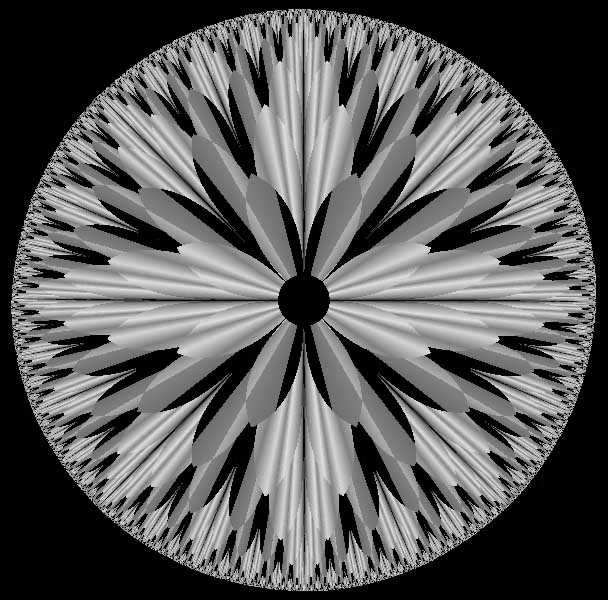
#> input picture assign_9/img/img_1.jpg, 608 x 600 px, found by its file name
$ python 4_laplace_highboost.py
#> lines starting #> are read from the running program, lines starting #| are printed output that depends on the picture
import cv2
import numpy as np
import matplotlib.pyplot as plt

image = cv2.imread("img_1.jpg", cv2.IMREAD_GRAYSCALE)
#> image is the input picture: shape (600, 608); min 0, max 245, mean 89.1
if image is None:
    print("Error: Could not read image.")
    exit()
A_values = [1, 2, 3, 5]
plt.figure(figsize=(14, 10))
plt.subplot(3, 3, 1)
plt.imshow(image, cmap="gray")
plt.title("Original Image")
plt.axis("off")
for i, A in enumerate(A_values):
    kernel1 = np.array([[0, -1, 0], [-1, A + 4, -1], [0, -1, 0]], dtype=np.float32)
    output = cv2.filter2D(image, -1, kernel1)
    plt.subplot(3, 3, i + 2)
    plt.imshow(output, cmap="gray")
    plt.title(f"4-Nbr A={A}")
    plt.axis("off")
#> this loop made 4 passes
#> pass 1, `output = cv2.filter2D(image, -1, kernel1)`:
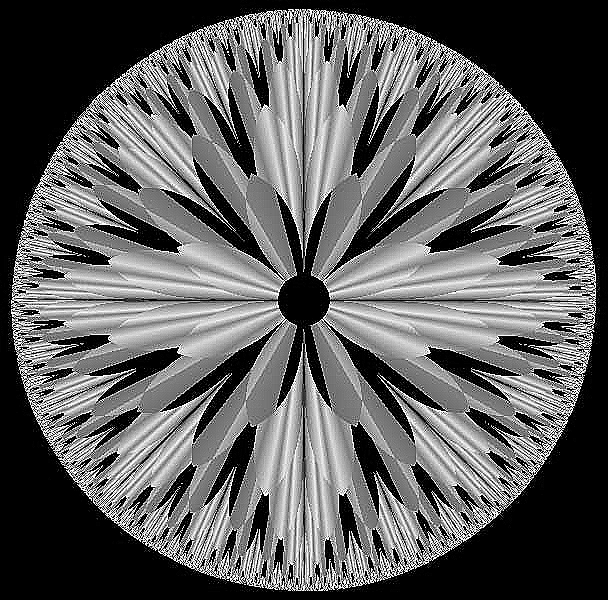
#> output: shape (600, 608); min 0, max 255, mean 94.7
#> pass 2, `output = cv2.filter2D(image, -1, kernel1)`:
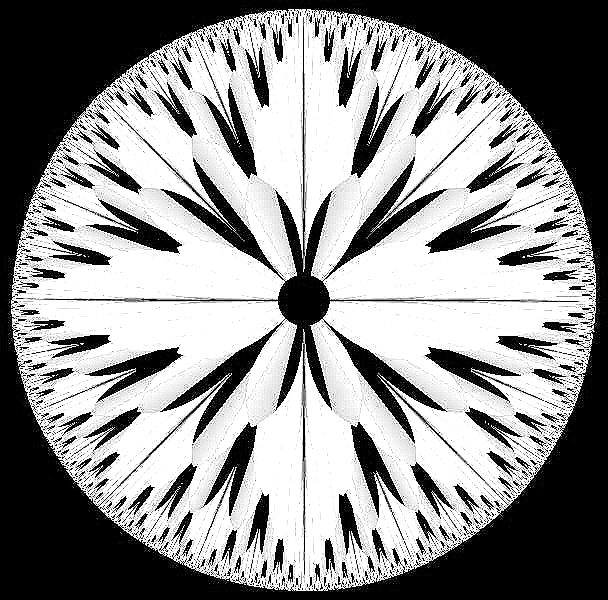
#> output: shape (600, 608); min 0, max 255, mean 142.1
#> pass 3, `output = cv2.filter2D(image, -1, kernel1)`:
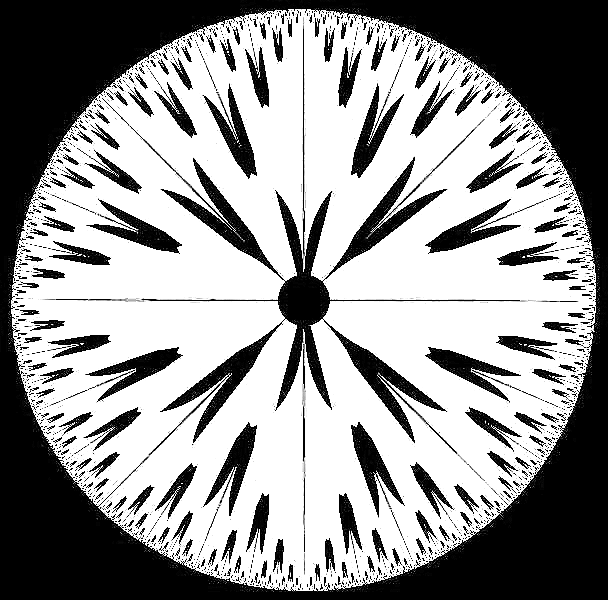
#> output: shape (600, 608); min 0, max 255, mean 148.4
for i, A in enumerate(A_values):
    kernel2 = np.array([[-1, -1, -1], [-1, A + 8, -1], [-1, -1, -1]], dtype=np.float32)
    output = cv2.filter2D(image, -1, kernel2)
    plt.subplot(3, 3, i + 6)
    plt.imshow(output, cmap="gray")
    plt.title(f"8-Nbr A={A}")
    plt.axis("off")
#> this loop made 4 passes
#> pass 1, `output = cv2.filter2D(image, -1, kernel2)`:
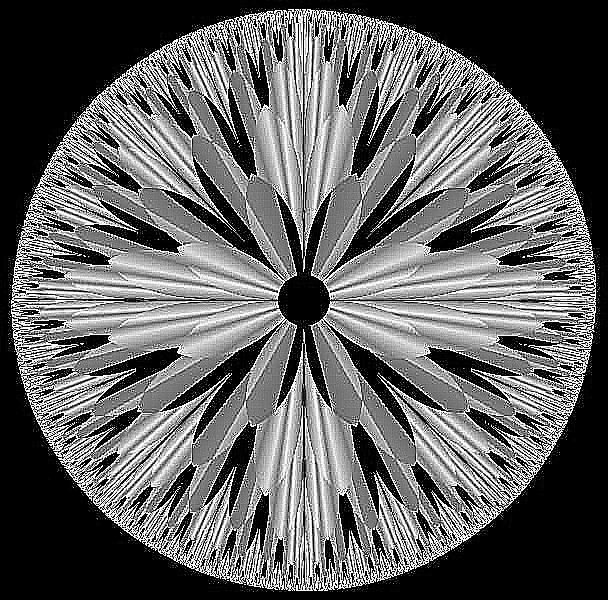
#> output: shape (600, 608); min 0, max 255, mean 96.6
#> pass 2, `output = cv2.filter2D(image, -1, kernel2)`:
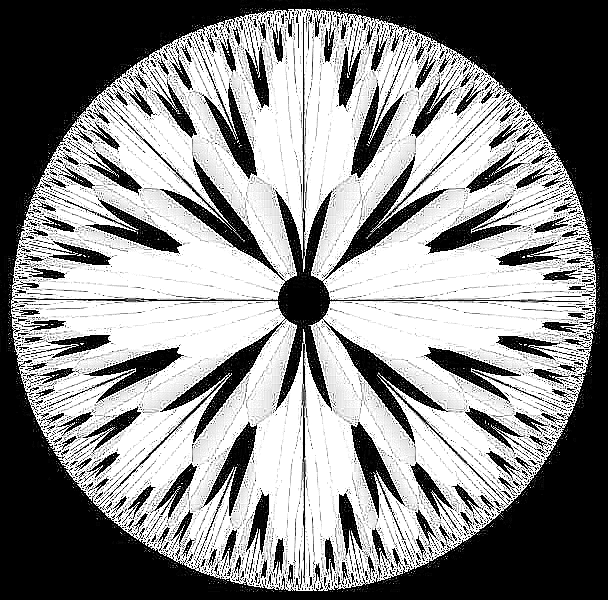
#> output: shape (600, 608); min 0, max 255, mean 138.2
#> pass 3, `output = cv2.filter2D(image, -1, kernel2)`:
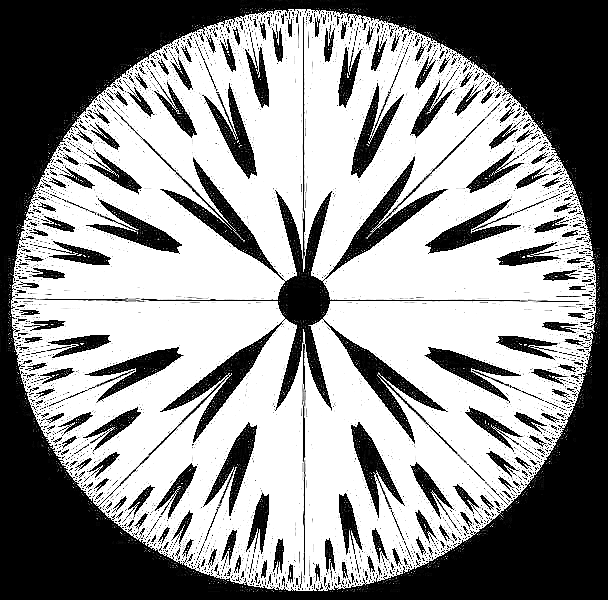
#> output: shape (600, 608); min 0, max 255, mean 146.8
plt.tight_layout()
plt.show()
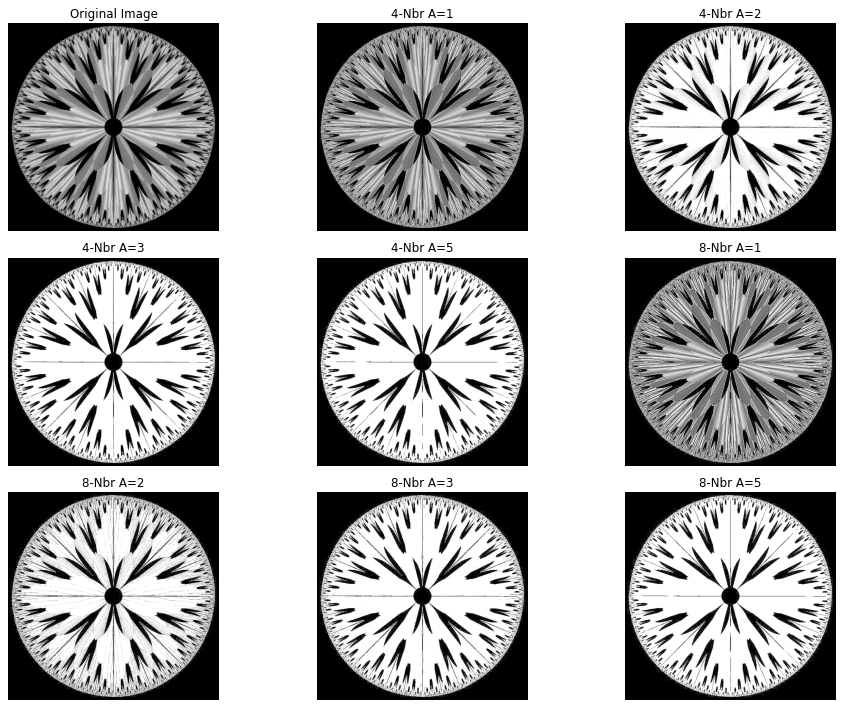
#> figure drawn by matplotlib, 9 panels

$ run again, with assign_9/img/fig_1.png saved as assign_9/img/img_1.jpg
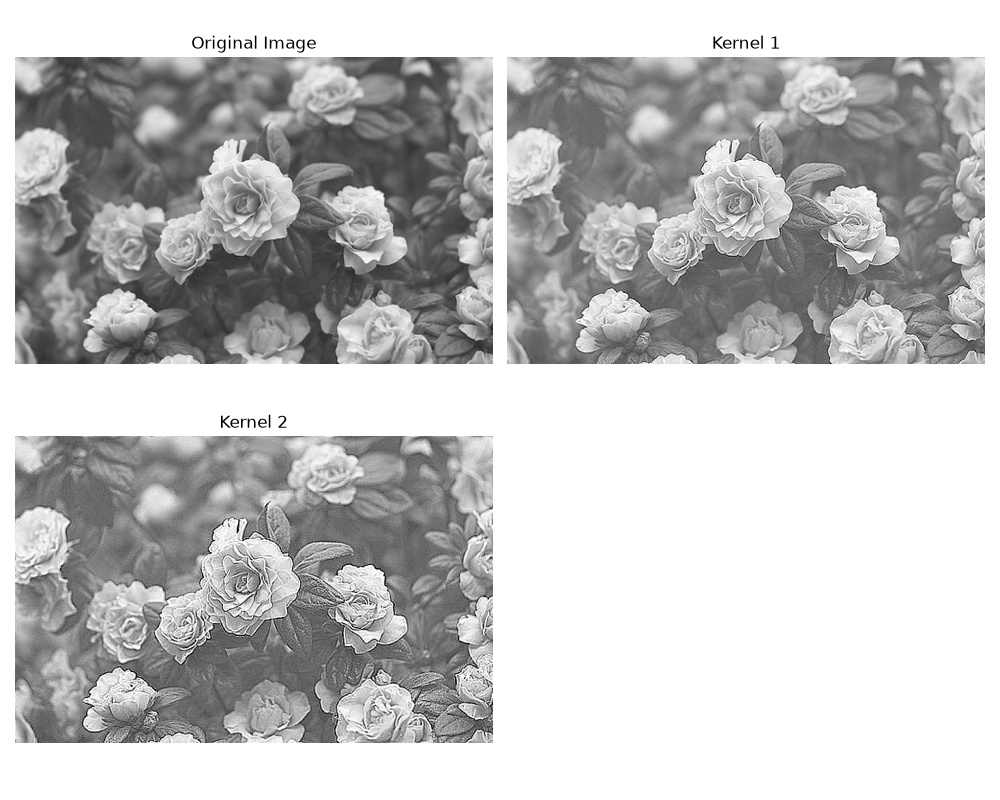
#> input picture assign_9/img/fig_1.png, 1000 x 800 px, found by its file name
#> image is the input picture: shape (800, 1000); min 0, max 255, mean 191.8
#> the loop `for i, A in enumerate(A_values):` made 4 passes
#> pass 1, `output = cv2.filter2D(image, -1, kernel2)`:
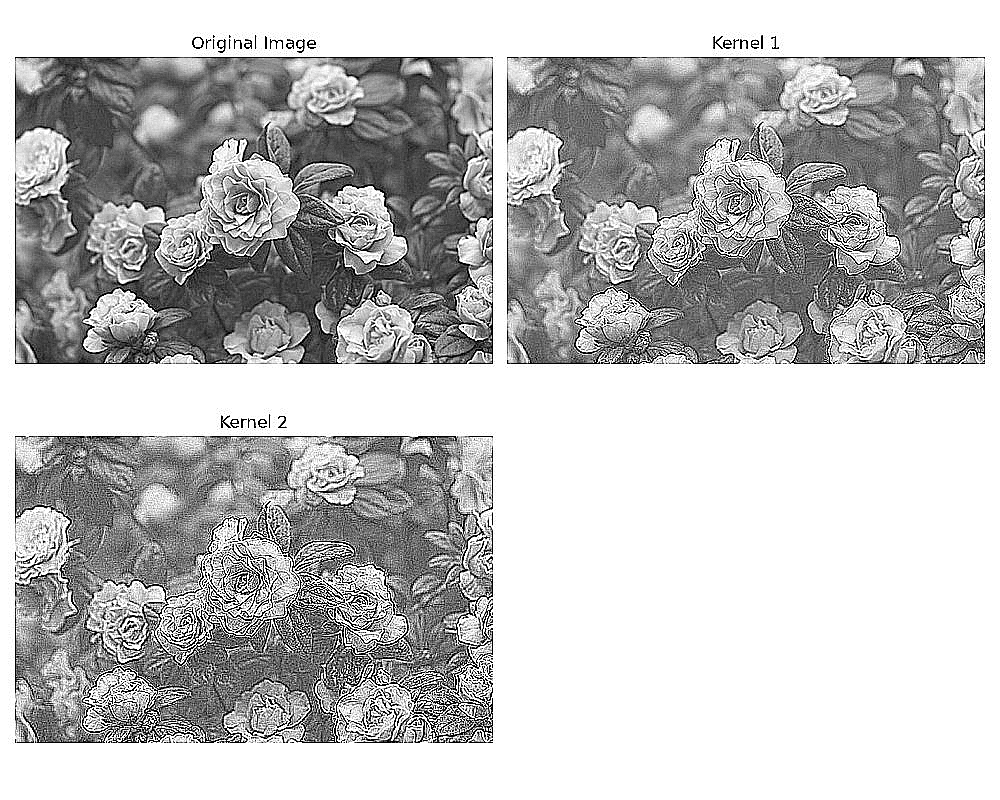
#> output: shape (800, 1000); min 0, max 255, mean 189
#> pass 3, `output = cv2.filter2D(image, -1, kernel2)`:
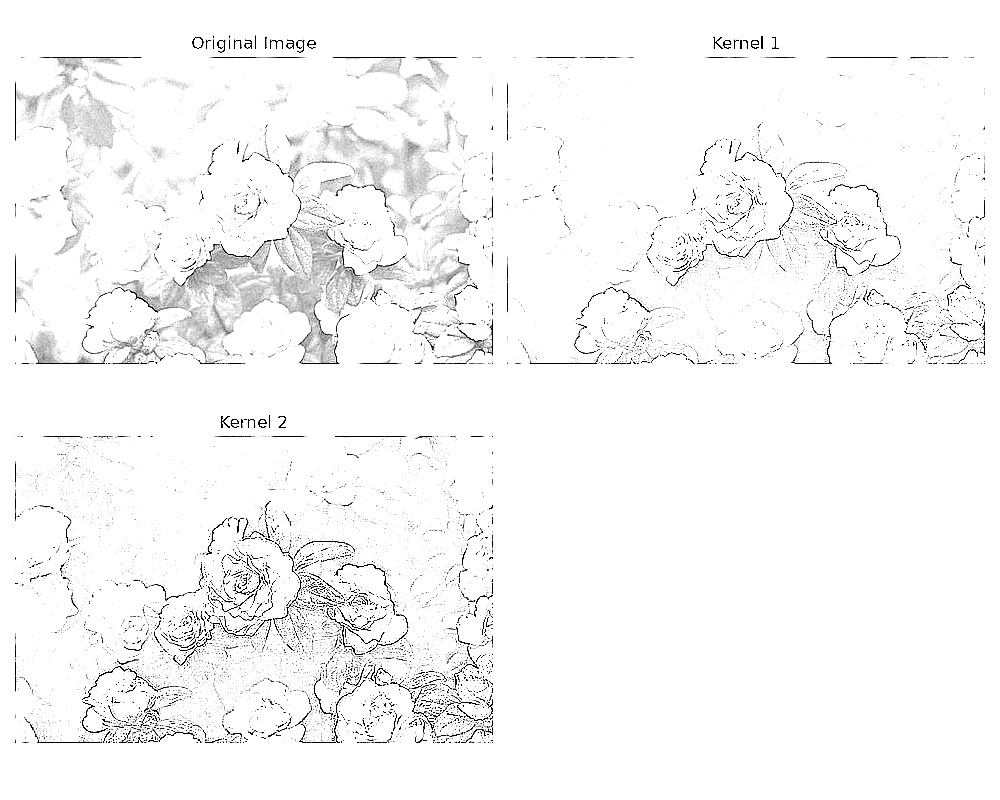
#> output: shape (800, 1000); min 0, max 255, mean 247.5

$ run again, with assign_9/img/fig_2.png saved as assign_9/img/img_1.jpg
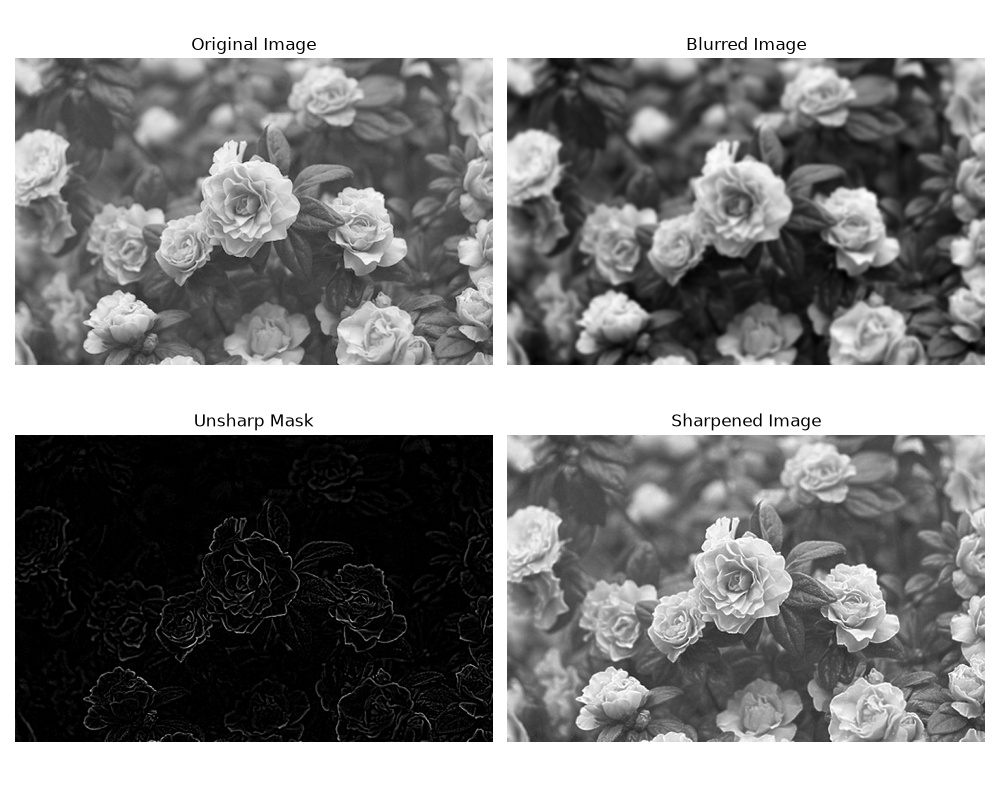
#> input picture assign_9/img/fig_2.png, 1000 x 800 px, found by its file name
#> image is the input picture: shape (800, 1000); min 0, max 255, mean 133.2
#> the loop `for i, A in enumerate(A_values):` made 4 passes
#> pass 3, `output = cv2.filter2D(image, -1, kernel2)`:
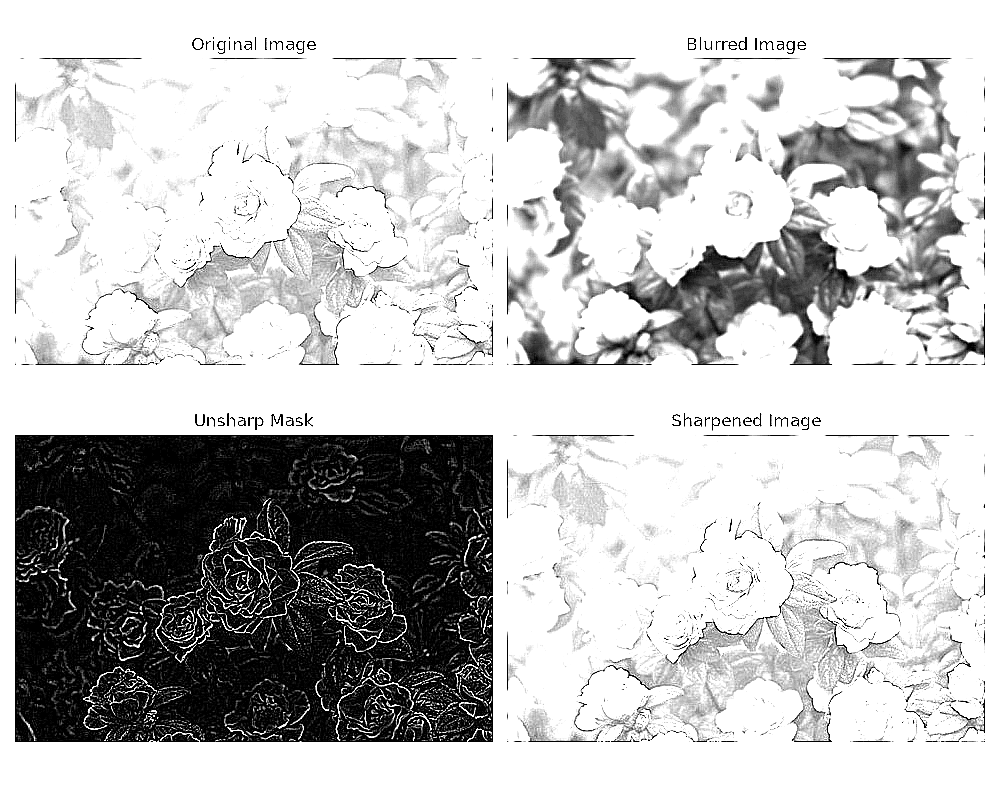
#> output: shape (800, 1000); min 0, max 255, mean 195.3
